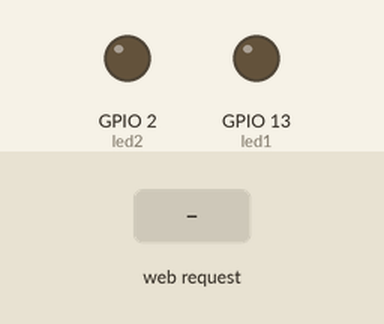
The sketch below on a simulated ESP8266 (NodeMCU). Shown: output pins drawn as LEDs (lit = HIGH). The inputs (shaded band) are chosen by the test bench. WiFi joins after 1.5 s; servers stay silent unless stated; what the sketch prints to the serial monitor is not drawn.

Above: at 2.7 s.
2.8 s: HTTP request GET /LED=ON received
At 4.0 s:
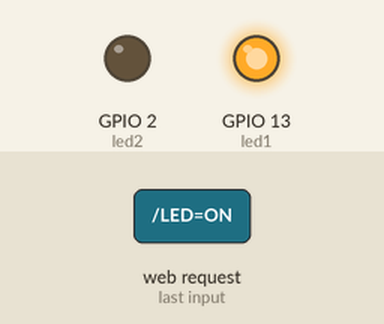
4.3 s: HTTP request GET /LED1=ON received
At 5.4 s:
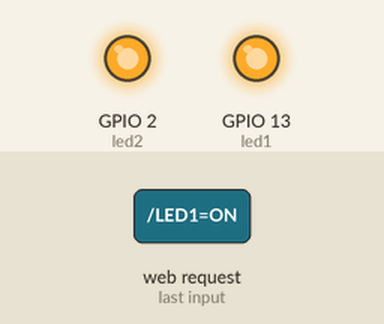
5.8 s: HTTP request GET /LED=OFF received
At 6.6 s:
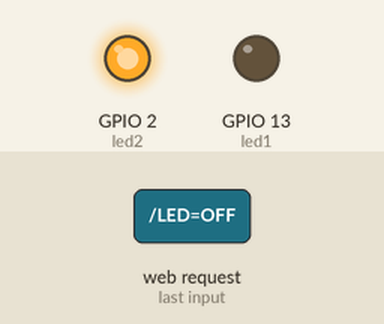
7.3 s: HTTP request GET /LED1=OFF received
At 7.7 s:
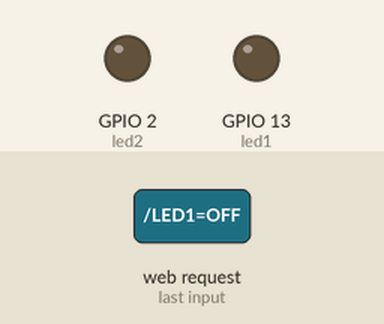
Timing chart, 0 to 9.8 s (numbered marks = the images above; inputs shaded):
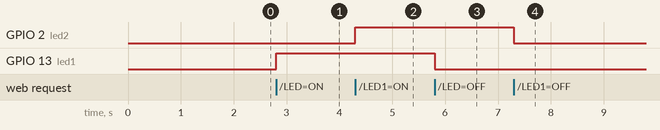

The sketch:

led_com_html.ino
```cpp
#include <ESP8266WiFi.h>


const char* ssid = "Arduino"; // Nome da Rede

const char* password = "arduinoboy"; //Password da rede


int led1 = 13; // GPIO13 do ESP8266 e D7 do NodeMCU
int led2 = 2;
//int ledVerde = 7;


WiFiServer server(80); // Porto 80


void setup() {

Serial.begin(115200);

delay(10);

pinMode(led1, OUTPUT); // Define o D7 como saída

digitalWrite(led1, LOW); // O LED começa desligado
pinMode(led2, OUTPUT);
digitalWrite(led2, LOW);

// Comunicação com a rede WiFi

Serial.println();

Serial.println();

Serial.print("Connecting to "); // Mensagem apresentada no monitor série

Serial.println(ssid); // Apresenta o nome da rede no monitor série


WiFi.begin(ssid, password); // Inicia a ligação a rede

while (WiFi.status() != WL_CONNECTED) {

delay(500);

Serial.print("."); // Enquanto a ligação não for efectuada com sucesso é apresentado no monitor série uma sucessão de “.”

}

Serial.println("");

Serial.println("WiFi connected"); // Se a ligação é efectuada com sucesso apresenta esta mensagem no monitor série


// Servidor

server.begin(); // Comunicação com o servidor

Serial.println("Servidor iniciado"); //é apresentado no monitor série que o  servidor foi iniciado


// Impressão do endereço IP

Serial.print("Use o seguinte URL para a comunicação: ");

Serial.print("http://");

Serial.print(WiFi.localIP()); //Abrindo o Brower com este IP acedemos á pagina HTML de controlo dos LED´s, sendo que este IP só está disponível na rede à qual o ESP8266 se encontra ligado

Serial.println("/");


}


void loop() {

// Verificação se o cliente está conectado

WiFiClient client = server.available();

if (!client) { // Verifica se o cliente está conectado ao servidor, executa este ciclo até estar conectado

return;

}


// Espera até o cliente enviar dados

Serial.println("novo cliente"); //Apresenta esta mensagem quando o cliente se liga ao servidor

while(!client.available()){

delay(1);

}


// Ler a primeira linha do pedido

String request = client.readStringUntil('\r');

Serial.println(request);

client.flush();


// Operação do pedido


int value = LOW;

if (request.indexOf("/LED=ON") != -1)  {

digitalWrite(led1, HIGH); // Se o pedido no LedPin for LED=ON, acende o LED

value = HIGH;

}

if (request.indexOf("/LED=OFF") != -1)  {

digitalWrite(led1, LOW); // Se o pedido no LedPin for LED=OFF, apaga o LED

value = LOW;

}
if (request.indexOf("/LED1=ON") != -1)  {

digitalWrite(led2, HIGH); // Se o pedido no LedPin1 for LED=ON, acende o LED

value = HIGH;

}

if (request.indexOf("/LED1=OFF") != -1)  {

digitalWrite(led2, LOW); // Se o pedido no LedPin1 for LED=OFF, apaga o LED

value = LOW;

}


// Inicialização da página HTML


// Retorno do resposta

client.println("HTTP/1.1 200 OK");

client.println("Content-Type: text/html");

client.println(""); //  do not forget this one

client.println("<!DOCTYPE HTML>");

client.println("<html>");


client.print("Estado do LED: ");


if(value == HIGH) { // Se está ligado apresenta “on”

client.print("On");

} else {

client.print("Off");// Se está desligado apresenta “Off”

}

client.println("<br><br>");

client.println("<a href=\"/LED=ON\"\"><button>Turn On </button></a>");// Ligar o LED corresponde Turn On

client.println("<a href=\"/LED=OFF\"\"><button>Turn Off </button></a><br />");  // Desligar o LED corresponde Turn Off

client.println("<a href=\"/LED1=ON\"\"><button>Turn On </button></a>");

client.println("<a href=\"/LED1=OFF\"\"><button>Turn Off </button></a><br />");

client.println("</html>");


delay(1);

Serial.println("Cliente desconectado"); // Depois do cliente efectuar o pedido apresenta esta mensagem no monitor série

Serial.println("");


}
```

Measured:
- after the input at 2.8 s, GPIO 13 (led1): LOW → HIGH at once
- after the input at 4.3 s, GPIO 2 (led2): LOW → HIGH at once
- after the input at 5.8 s, GPIO 13 (led1): HIGH → LOW at once
- after the input at 7.3 s, GPIO 2 (led2): HIGH → LOW at once
